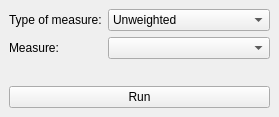
<?xml version="1.0" encoding="UTF-8"?>
<ui version="4.0">
 <class>DiversityMeasureDlg</class>
 <widget class="QDockWidget" name="DiversityMeasureDlg">
  <property name="geometry">
   <rect>
    <x>0</x>
    <y>0</y>
    <width>252</width>
    <height>117</height>
   </rect>
  </property>
  <property name="allowedAreas">
   <set>Qt::LeftDockWidgetArea|Qt::RightDockWidgetArea</set>
  </property>
  <property name="windowTitle">
   <string>Diversity measure</string>
  </property>
  <widget class="QWidget" name="dockWidgetContents">
   <layout class="QVBoxLayout" name="verticalLayout">
    <item>
     <layout class="QFormLayout" name="formLayout">
      <item row="0" column="0">
       <widget class="QLabel" name="lblDistTypeOfMeasure">
        <property name="text">
         <string>Type of measure:</string>
        </property>
       </widget>
      </item>
      <item row="0" column="1">
       <widget class="QComboBox" name="cboMeasureType">
        <item>
         <property name="text">
          <string>Unweighted</string>
         </property>
        </item>
        <item>
         <property name="text">
          <string>Weighted, unnormalized</string>
         </property>
        </item>
        <item>
         <property name="text">
          <string>Weighted, normalized</string>
         </property>
        </item>
       </widget>
      </item>
      <item row="1" column="0">
       <widget class="QLabel" name="lblDistSplits">
        <property name="text">
         <string>Measure:</string>
        </property>
       </widget>
      </item>
      <item row="1" column="1">
       <widget class="QComboBox" name="cboMeasure"/>
      </item>
     </layout>
    </item>
    <item>
     <widget class="QPushButton" name="btnRun">
      <property name="text">
       <string>Run</string>
      </property>
     </widget>
    </item>
   </layout>
  </widget>
 </widget>
 <resources/>
 <connections/>
</ui>
